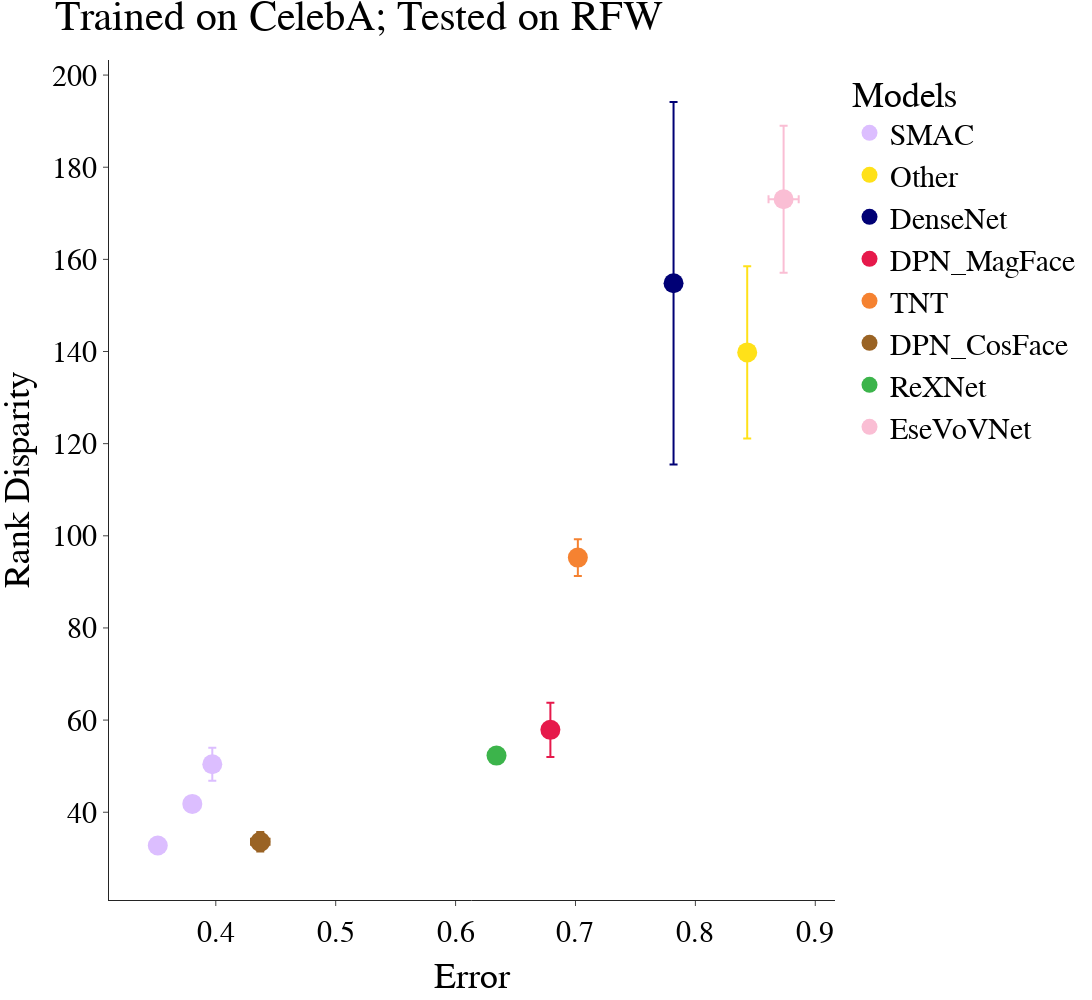
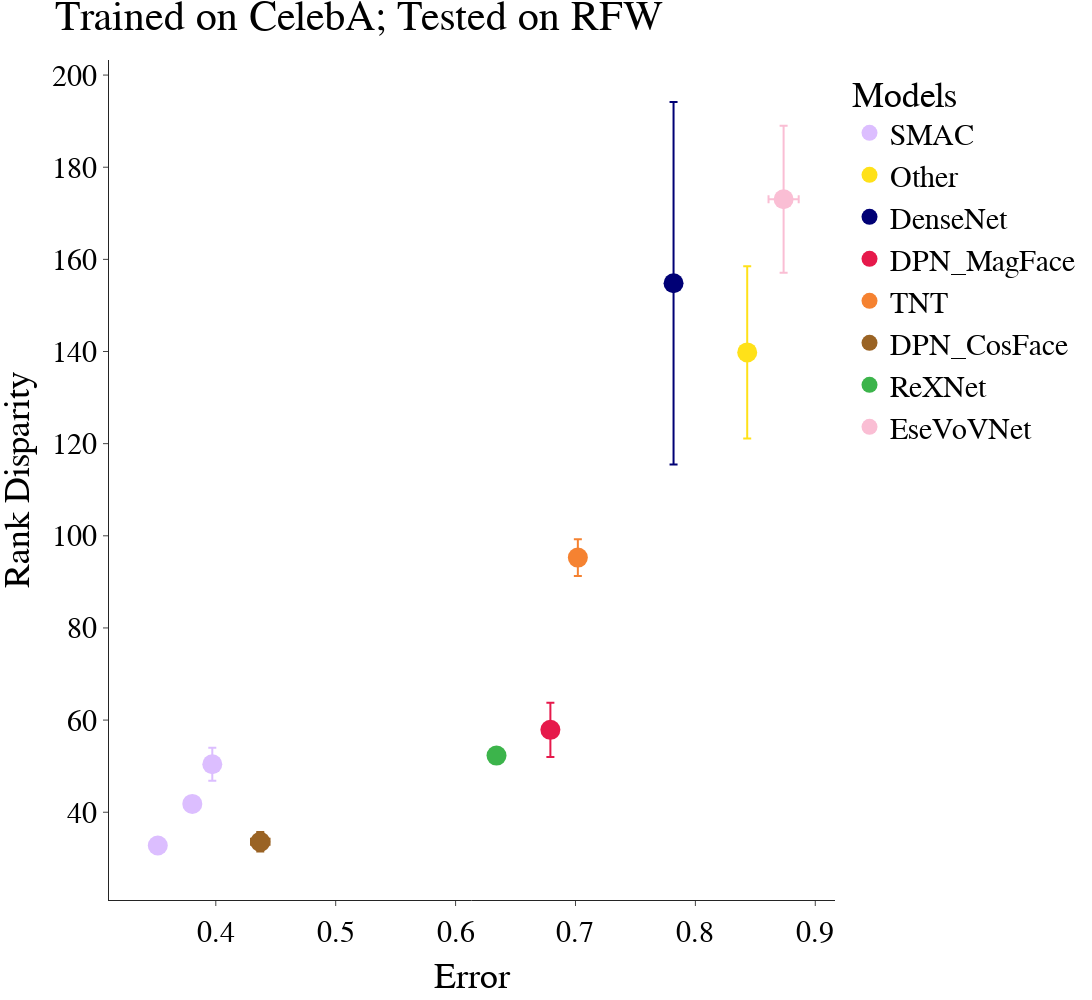

Here is the notebook cell these charts were saved with, in order:
### Code cell
df_val, df_test = phase2('Rank Disparity', '', 2, plot=True)
# df_val, df_test = phase2('Disparity','disparity', 1, plot=True)
# df_val, df_test = phase2('Rank Ratio', 'rank_ratio', 2, ratio=True, plot=True)
# df_val, df_test = phase2('Ratio', 'ratio', 1, ratio=True, plot=True)
# df_val, df_test = phase2('Error Ratio', 'error_ratio', 1, ratio=True, error=True, plot=True)

### Figure 1 — Plotly figure (JSON) as saved in the notebook; plotly's stock layout.template omitted (floating-point values rounded to 4 significant figures)
{"data": [{"error_x": {"array": [0.002204, 0.004245, 0.001614]}, "error_y": {"array": [1.543, 0.6734, 3.596]}, "hovertemplate": "Model=SMAC<br>Accuracy_mean=%{x}<br>Disparity_mean=%{y}<extra></extra>", "legendgroup": "SMAC", "marker": {"color": "#dcbeff", "size": 20, "symbol": "circle"}, "mode": "markers", "name": "SMAC", "orientation": "v", "showlegend": true, "type": "scatter", "x": [0.3516, 0.3804, 0.3971], "xaxis": "x", "y": [32.78, 41.8, 50.42], "yaxis": "y"}, {"error_x": {"array": [0.003626]}, "error_y": {"array": [18.68]}, "hovertemplate": "Model=Other<br>Accuracy_mean=%{x}<br>Disparity_mean=%{y}<extra></extra>", "legendgroup": "Other", "marker": {"color": "#ffe119", "size": 20, "symbol": "circle"}, "mode": "markers", "name": "Other", "orientation": "v", "showlegend": true, "type": "scatter", "x": [0.8432], "xaxis": "x", "y": [139.8], "yaxis": "y"}, {"error_x": {"array": [0.004406]}, "error_y": {"array": [39.35]}, "hovertemplate": "Model=DenseNet<br>Accuracy_mean=%{x}<br>Disparity_mean=%{y}<extra></extra>", "legendgroup": "DenseNet", "marker": {"color": "#000075", "size": 20, "symbol": "circle"}, "mode": "markers", "name": "DenseNet", "orientation": "v", "showlegend": true, "type": "scatter", "x": [0.7818], "xaxis": "x", "y": [154.8], "yaxis": "y"}, {"error_x": {"array": [0.004652]}, "error_y": {"array": [5.87]}, "hovertemplate": "Model=DPN_MagFace<br>Accuracy_mean=%{x}<br>Disparity_mean=%{y}<extra></extra>", "legendgroup": "DPN_MagFace", "marker": {"color": "#e6194B", "size": 20, "symbol": "circle"}, "mode": "markers", "name": "DPN_MagFace", "orientation": "v", "showlegend": true, "type": "scatter", "x": [0.6791], "xaxis": "x", "y": [57.88], "yaxis": "y"}, {"error_x": {"array": [0.006417]}, "error_y": {"array": [3.997]}, "hovertemplate": "Model=TNT<br>Accuracy_mean=%{x}<br>Disparity_mean=%{y}<extra></extra>", "legendgroup": "TNT", "marker": {"color": "#f58231", "size": 20, "symbol": "circle"}, "mode": "markers", "name": "TNT", "orientation": "v", "showlegend": true, "type": "scatter", "x": [0.702], "xaxis": "x", "y": [95.27], "yaxis": "y"}, {"error_x": {"array": [0.007734]}, "error_y": {"array": [2.126]}, "hovertemplate": "Model=DPN_CosFace<br>Accuracy_mean=%{x}<br>Disparity_mean=%{y}<extra></extra>", "legendgroup": "DPN_CosFace", "marker": {"color": "#9a6324", "size": 20, "symbol": "circle"}, "mode": "markers", "name": "DPN_CosFace", "orientation": "v", "showlegend": true, "type": "scatter", "x": [0.4371], "xaxis": "x", "y": [33.58], "yaxis": "y"}, {"error_x": {"array": [0.002317]}, "error_y": {"array": [0.6835]}, "hovertemplate": "Model=ReXNet<br>Accuracy_mean=%{x}<br>Disparity_mean=%{y}<extra></extra>", "legendgroup": "ReXNet", "marker": {"color": "#3cb44b", "size": 20, "symbol": "circle"}, "mode": "markers", "name": "ReXNet", "orientation": "v", "showlegend": true, "type": "scatter", "x": [0.6341], "xaxis": "x", "y": [52.29], "yaxis": "y"}, {"error_x": {"array": [0.01258]}, "error_y": {"array": [15.97]}, "hovertemplate": "Model=EseVoVNet<br>Accuracy_mean=%{x}<br>Disparity_mean=%{y}<extra></extra>", "legendgroup": "EseVoVNet", "marker": {"color": "#fabed4", "size": 20, "symbol": "circle"}, "mode": "markers", "name": "EseVoVNet", "orientation": "v", "showlegend": true, "type": "scatter", "x": [0.8736], "xaxis": "x", "y": [173.0], "yaxis": "y"}], "layout": {"font": {"color": "Black", "family": "Times New Roman", "size": 30}, "height": 1000, "legend": {"title": {"text": "Models"}, "tracegroupgap": 0}, "margin": {"t": 60}, "title": {"text": "Trained on CelebA; Tested on RFW"}, "width": 1200, "xaxis": {"anchor": "y", "domain": [0, 1], "title": {"text": "Error"}}, "yaxis": {"anchor": "x", "domain": [0, 1], "title": {"text": "Rank Disparity"}}}}

### Figure 2 — Plotly figure (JSON) as saved in the notebook; plotly's stock layout.template omitted (floating-point values rounded to 4 significant figures)
{"data": [{"error_x": {"array": [0.002204, 0.004245, 0.001614]}, "error_y": {"array": [1.543, 0.6734, 3.596]}, "hovertemplate": "Model=SMAC<br>Accuracy_mean=%{x}<br>Disparity_mean=%{y}<extra></extra>", "legendgroup": "SMAC", "marker": {"color": "#dcbeff", "size": 20, "symbol": "circle"}, "mode": "markers", "name": "SMAC", "orientation": "v", "showlegend": true, "type": "scatter", "x": [0.3516, 0.3804, 0.3971], "xaxis": "x", "y": [32.78, 41.8, 50.42], "yaxis": "y"}, {"error_x": {"array": [0.003626]}, "error_y": {"array": [18.68]}, "hovertemplate": "Model=Other<br>Accuracy_mean=%{x}<br>Disparity_mean=%{y}<extra></extra>", "legendgroup": "Other", "marker": {"color": "#ffe119", "size": 20, "symbol": "circle"}, "mode": "markers", "name": "Other", "orientation": "v", "showlegend": true, "type": "scatter", "x": [0.8432], "xaxis": "x", "y": [139.8], "yaxis": "y"}, {"error_x": {"array": [0.004406]}, "error_y": {"array": [39.35]}, "hovertemplate": "Model=DenseNet<br>Accuracy_mean=%{x}<br>Disparity_mean=%{y}<extra></extra>", "legendgroup": "DenseNet", "marker": {"color": "#000075", "size": 20, "symbol": "circle"}, "mode": "markers", "name": "DenseNet", "orientation": "v", "showlegend": true, "type": "scatter", "x": [0.7818], "xaxis": "x", "y": [154.8], "yaxis": "y"}, {"error_x": {"array": [0.004652]}, "error_y": {"array": [5.87]}, "hovertemplate": "Model=DPN_MagFace<br>Accuracy_mean=%{x}<br>Disparity_mean=%{y}<extra></extra>", "legendgroup": "DPN_MagFace", "marker": {"color": "#e6194B", "size": 20, "symbol": "circle"}, "mode": "markers", "name": "DPN_MagFace", "orientation": "v", "showlegend": true, "type": "scatter", "x": [0.6791], "xaxis": "x", "y": [57.88], "yaxis": "y"}, {"error_x": {"array": [0.006417]}, "error_y": {"array": [3.997]}, "hovertemplate": "Model=TNT<br>Accuracy_mean=%{x}<br>Disparity_mean=%{y}<extra></extra>", "legendgroup": "TNT", "marker": {"color": "#f58231", "size": 20, "symbol": "circle"}, "mode": "markers", "name": "TNT", "orientation": "v", "showlegend": true, "type": "scatter", "x": [0.702], "xaxis": "x", "y": [95.27], "yaxis": "y"}, {"error_x": {"array": [0.007734]}, "error_y": {"array": [2.126]}, "hovertemplate": "Model=DPN_CosFace<br>Accuracy_mean=%{x}<br>Disparity_mean=%{y}<extra></extra>", "legendgroup": "DPN_CosFace", "marker": {"color": "#9a6324", "size": 20, "symbol": "circle"}, "mode": "markers", "name": "DPN_CosFace", "orientation": "v", "showlegend": true, "type": "scatter", "x": [0.4371], "xaxis": "x", "y": [33.58], "yaxis": "y"}, {"error_x": {"array": [0.002317]}, "error_y": {"array": [0.6835]}, "hovertemplate": "Model=ReXNet<br>Accuracy_mean=%{x}<br>Disparity_mean=%{y}<extra></extra>", "legendgroup": "ReXNet", "marker": {"color": "#3cb44b", "size": 20, "symbol": "circle"}, "mode": "markers", "name": "ReXNet", "orientation": "v", "showlegend": true, "type": "scatter", "x": [0.6341], "xaxis": "x", "y": [52.29], "yaxis": "y"}, {"error_x": {"array": [0.01258]}, "error_y": {"array": [15.97]}, "hovertemplate": "Model=EseVoVNet<br>Accuracy_mean=%{x}<br>Disparity_mean=%{y}<extra></extra>", "legendgroup": "EseVoVNet", "marker": {"color": "#fabed4", "size": 20, "symbol": "circle"}, "mode": "markers", "name": "EseVoVNet", "orientation": "v", "showlegend": true, "type": "scatter", "x": [0.8736], "xaxis": "x", "y": [173.0], "yaxis": "y"}], "layout": {"font": {"color": "Black", "family": "Times New Roman", "size": 30}, "height": 1000, "legend": {"title": {"text": "Models"}, "tracegroupgap": 0}, "margin": {"t": 60}, "title": {"text": "Trained on CelebA; Tested on RFW"}, "width": 1200, "xaxis": {"anchor": "y", "domain": [0, 1], "title": {"text": "Error"}}, "yaxis": {"anchor": "x", "domain": [0, 1], "title": {"text": "Rank Disparity"}}}}
